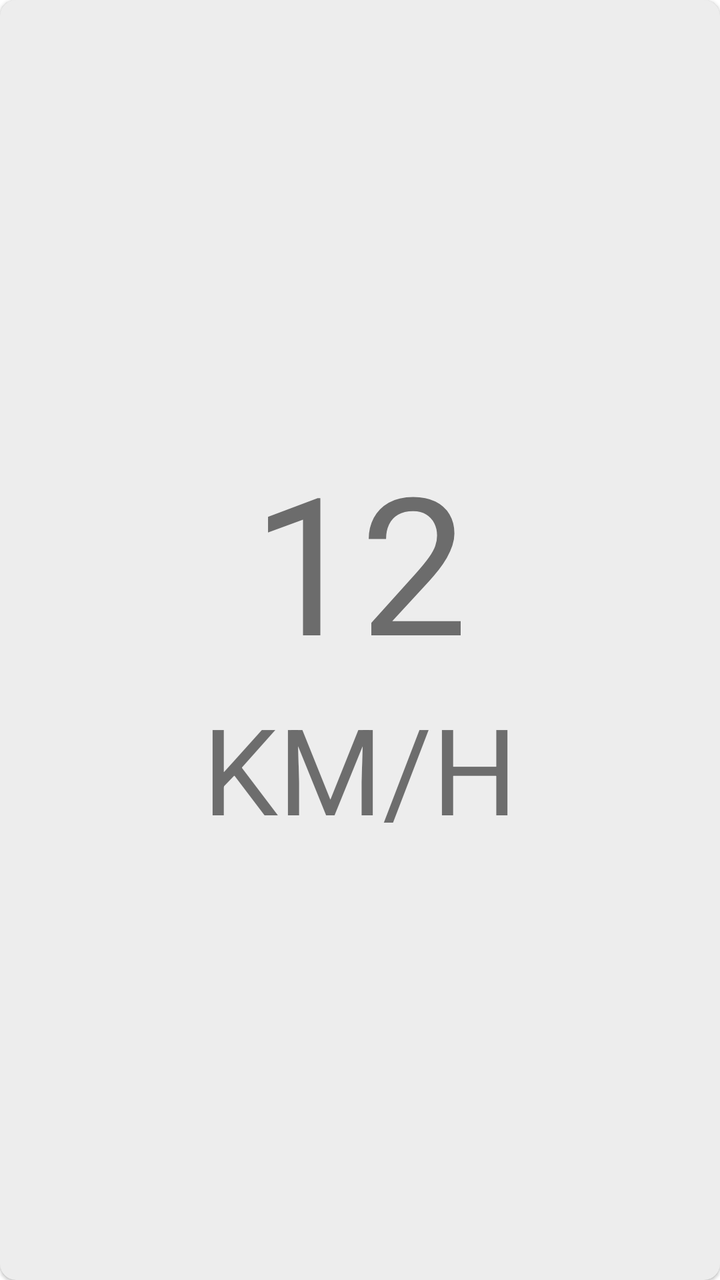
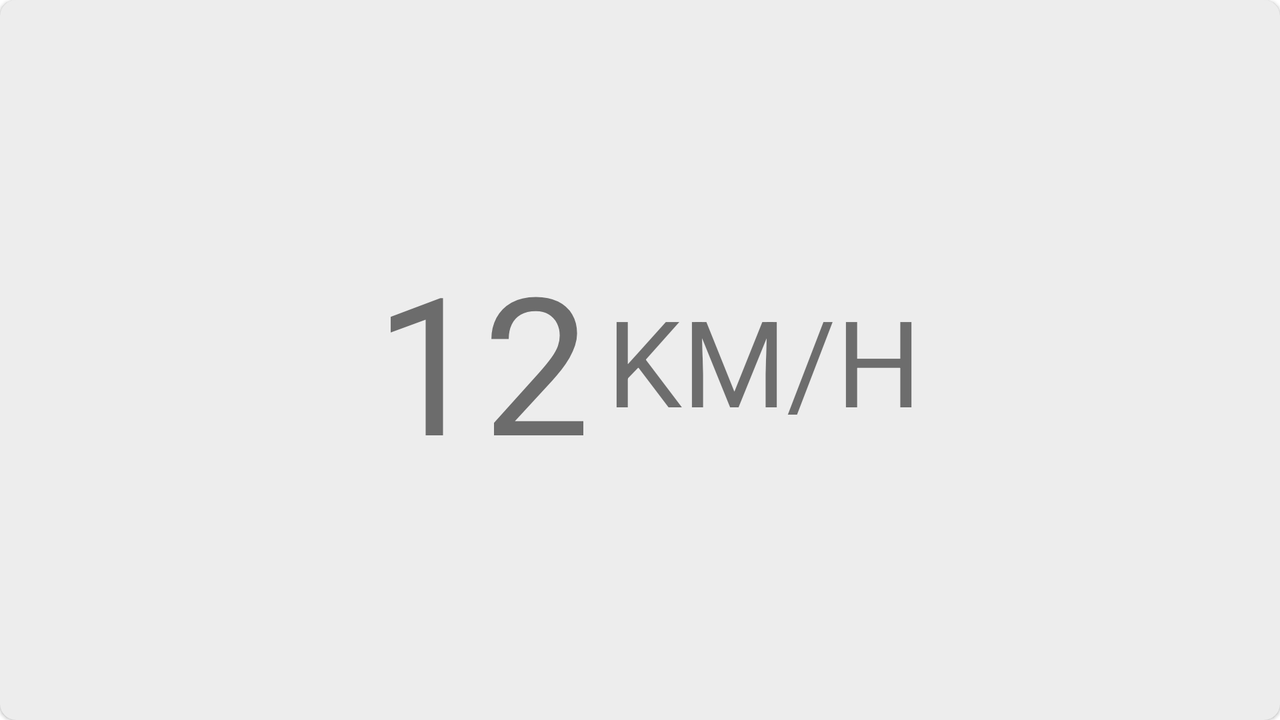

One screen, two layout resources from the same app: the default and the repository's alternative for another configuration. Each is rendered where Android would select it; the XML of both is given below.
<!-- AndroidManifest.xml: application theme AppTheme -->
<!-- res/layout/fragment_main.xml -->
<?xml version="1.0" encoding="utf-8"?>
<layout xmlns:android="http://schemas.android.com/apk/res/android"
    xmlns:app="http://schemas.android.com/apk/res-auto"
    xmlns:tools="http://schemas.android.com/tools">

    <data>
        <variable
            name="vm"
            type="com.tonynowater.hyenatest.app.views.main.MainViewModel" />
    </data>

    <com.google.android.material.card.MaterialCardView
        android:layout_width="match_parent"
        android:layout_height="match_parent"
        app:cardBackgroundColor="@color/almost_white"
        app:cardCornerRadius="@dimen/margin_padding_size_small">

        <androidx.constraintlayout.widget.ConstraintLayout
            android:layout_width="match_parent"
            android:layout_height="match_parent">

            <TextView
                android:id="@+id/tvSpeedValue"
                android:layout_width="wrap_content"
                android:layout_height="wrap_content"
                android:text="@{vm.speedRate}"
                android:textSize="@dimen/text_size_h1"
                app:layout_constraintBottom_toTopOf="@+id/tvSpeedUnit"
                app:layout_constraintEnd_toEndOf="parent"
                app:layout_constraintStart_toStartOf="parent"
                app:layout_constraintTop_toTopOf="parent"
                app:layout_constraintVertical_chainStyle="packed"
                tools:text="12" />

            <TextView
                android:id="@+id/tvSpeedUnit"
                android:layout_width="wrap_content"
                android:layout_height="wrap_content"
                android:text="@string/speed_unit"
                android:textSize="@dimen/text_size_h2"
                app:layout_constraintBottom_toBottomOf="parent"
                app:layout_constraintEnd_toEndOf="parent"
                app:layout_constraintStart_toStartOf="parent"
                app:layout_constraintTop_toBottomOf="@+id/tvSpeedValue" />

        </androidx.constraintlayout.widget.ConstraintLayout>

    </com.google.android.material.card.MaterialCardView>

</layout>
<!-- resources referenced by this layout -->
<resources>
  <color name="almost_white">#ededed</color>
  <dimen name="margin_padding_size_small">8dp</dimen>
  <dimen name="text_size_h1">96sp</dimen>
  <dimen name="text_size_h2">60sp</dimen>
  <string name="speed_unit">KM/H</string>
  <style name="AppTheme" parent="Theme.MaterialComponents.Light">
          
          <item name="colorPrimary">@color/colorPrimary</item>
          <item name="colorPrimaryDark">@color/colorPrimaryDark</item>
          <item name="colorAccent">@color/colorAccent</item>
          <item name="android:textColorPrimary">@color/white</item>
      </style>
  <color name="colorPrimary">#31d158</color>
  <color name="colorPrimaryDark">#3700B3</color>
  <color name="colorAccent">#03DAC5</color>
  <color name="white">#ffffff</color>
</resources>
<!-- res/layout-land/fragment_main.xml (the repository's variant of the layout above) -->
<!-- drawn on the phone turned sideways -->
<?xml version="1.0" encoding="utf-8"?>
<layout xmlns:android="http://schemas.android.com/apk/res/android"
    xmlns:app="http://schemas.android.com/apk/res-auto"
    xmlns:tools="http://schemas.android.com/tools">

    <data>

        <variable
            name="vm"
            type="com.tonynowater.hyenatest.app.views.main.MainViewModel" />
    </data>

    <com.google.android.material.card.MaterialCardView
        android:layout_width="match_parent"
        android:layout_height="match_parent"
        app:cardBackgroundColor="@color/almost_white"
        app:cardCornerRadius="@dimen/margin_padding_size_small">

        <androidx.constraintlayout.widget.ConstraintLayout
            android:layout_width="match_parent"
            android:layout_height="match_parent">

            <TextView
                android:id="@+id/tvSpeedValue"
                android:layout_width="wrap_content"
                android:layout_height="wrap_content"
                android:padding="@dimen/margin_padding_size_small"
                android:text="@{vm.speedRate}"
                android:textSize="@dimen/text_size_h1"
                app:layout_constraintBottom_toBottomOf="parent"
                app:layout_constraintEnd_toStartOf="@+id/tvSpeedUnit"
                app:layout_constraintHorizontal_chainStyle="packed"
                app:layout_constraintStart_toStartOf="parent"
                app:layout_constraintTop_toTopOf="parent"
                tools:text="12" />

            <TextView
                android:id="@+id/tvSpeedUnit"
                android:layout_width="wrap_content"
                android:layout_height="wrap_content"
                android:text="@string/speed_unit"
                android:textSize="@dimen/text_size_h2"
                app:layout_constraintBottom_toBottomOf="parent"
                app:layout_constraintEnd_toEndOf="parent"
                app:layout_constraintStart_toEndOf="@+id/tvSpeedValue"
                app:layout_constraintTop_toTopOf="parent" />

        </androidx.constraintlayout.widget.ConstraintLayout>

    </com.google.android.material.card.MaterialCardView>

</layout>
